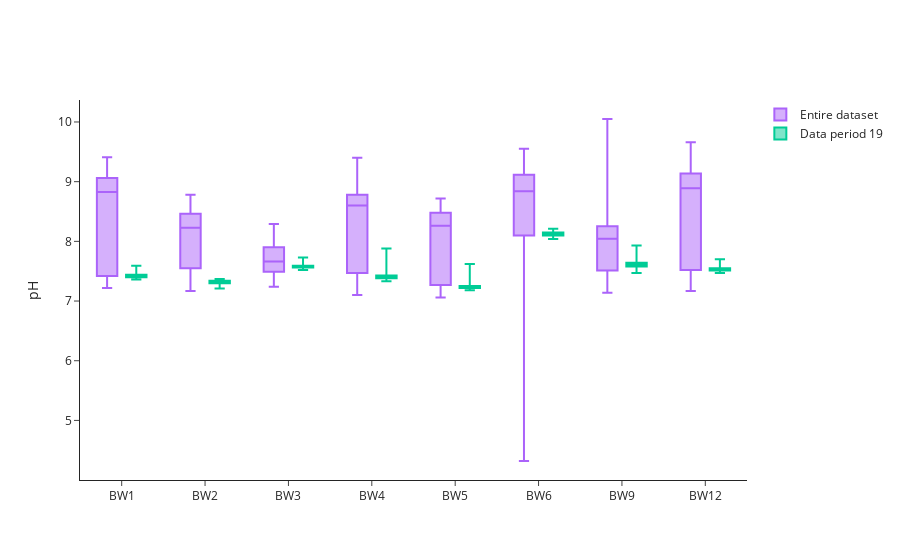

Notebook code cell kept with this figure:
### Markdown cell above
pH comparison between data period and entire dataset (2021-2024).

### Code cell
ph_df = wq_df[(wq_df['data_type'] == 'ph')].dropna(subset=['mean'])
ph_df.loc[(ph_df['mean'] < 4) | (ph_df['mean'] > 11), 'mean'] = np.nan
ph_period_stats = ph_df.groupby('bwfl_id')['mean'].describe(percentiles=[.01, .10, .25, .50, .75, .90, .99])
ph_dataset_stats = get_sensor_stats('ph', ph_df['bwfl_id'].unique())

fig = go.Figure()

for i, bwfl_id in enumerate(ph_dataset_stats.index):
    stats = ph_dataset_stats.loc[bwfl_id]

    if stats['count'] != 0:
        fig.add_trace(go.Box(
            x=[bwfl_id],
            lowerfence=[stats['min']],
            q1=[stats['25%']],
            median=[stats['50%']],
            q3=[stats['75%']],
            upperfence=[stats['max']],
            name='Entire dataset',
            marker_color=default_colors[3],
            boxpoints=False,
            offsetgroup='temp_dataset_stats',
            showlegend=(i == 0)
        ))

for i, bwfl_id in enumerate(ph_period_stats.index):
    stats = ph_period_stats.loc[bwfl_id]

    if stats['count'] != 0:
        fig.add_trace(go.Box(
            x=[bwfl_id],
            lowerfence=[stats['min']],
            q1=[stats['25%']],
            median=[stats['50%']],
            q3=[stats['75%']],
            upperfence=[stats['max']],
            name=f'Data period {str(data_period).zfill(2)}',
            marker_color=default_colors[2],
            boxpoints=False,
            offsetgroup='temp_period_stats',
            showlegend=(i == 0)
        ))

fig.update_layout(
    yaxis_title='pH',
    xaxis_title='',
    xaxis=dict(
        tickmode='array',
        tickvals=sorted(ph_df['bwfl_id'].unique(), key=lambda x: int(x[2:])),
        ticktext=sorted(ph_df['bwfl_id'].unique(), key=lambda x: int(x[2:])),
        categoryorder='array',
        categoryarray=sorted(ph_df['bwfl_id'].unique(), key=lambda x: int(x[2:]))
    ),
    legend_title_text='',
    template='simple_white',
    boxmode='group',
    height=450,
)

fig.show()

### Figure 1 — Plotly figure (JSON) as saved in the notebook; plotly's stock layout.template omitted (floating-point values rounded to 4 significant figures)
{"data": [{"boxpoints": false, "lowerfence": [7.22], "marker": {"color": "#AB63FA"}, "median": [8.827], "name": "Entire dataset", "offsetgroup": "temp_dataset_stats", "q1": [7.42], "q3": [9.06], "showlegend": true, "type": "box", "upperfence": [9.41], "x": ["BW1"]}, {"boxpoints": false, "lowerfence": [7.17], "marker": {"color": "#AB63FA"}, "median": [8.89], "name": "Entire dataset", "offsetgroup": "temp_dataset_stats", "q1": [7.52], "q3": [9.137], "showlegend": false, "type": "box", "upperfence": [9.66], "x": ["BW12"]}, {"boxpoints": false, "lowerfence": [7.17], "marker": {"color": "#AB63FA"}, "median": [8.23], "name": "Entire dataset", "offsetgroup": "temp_dataset_stats", "q1": [7.55], "q3": [8.463], "showlegend": false, "type": "box", "upperfence": [8.78], "x": ["BW2"]}, {"boxpoints": false, "lowerfence": [7.24], "marker": {"color": "#AB63FA"}, "median": [7.663], "name": "Entire dataset", "offsetgroup": "temp_dataset_stats", "q1": [7.49], "q3": [7.9], "showlegend": false, "type": "box", "upperfence": [8.29], "x": ["BW3"]}, {"boxpoints": false, "lowerfence": [7.1], "marker": {"color": "#AB63FA"}, "median": [8.6], "name": "Entire dataset", "offsetgroup": "temp_dataset_stats", "q1": [7.47], "q3": [8.78], "showlegend": false, "type": "box", "upperfence": [9.4], "x": ["BW4"]}, {"boxpoints": false, "lowerfence": [7.06], "marker": {"color": "#AB63FA"}, "median": [8.26], "name": "Entire dataset", "offsetgroup": "temp_dataset_stats", "q1": [7.27], "q3": [8.48], "showlegend": false, "type": "box", "upperfence": [8.72], "x": ["BW5"]}, {"boxpoints": false, "lowerfence": [4.32], "marker": {"color": "#AB63FA"}, "median": [8.84], "name": "Entire dataset", "offsetgroup": "temp_dataset_stats", "q1": [8.1], "q3": [9.117], "showlegend": false, "type": "box", "upperfence": [9.55], "x": ["BW6"]}, {"boxpoints": false, "lowerfence": [7.14], "marker": {"color": "#AB63FA"}, "median": [8.042], "name": "Entire dataset", "offsetgroup": "temp_dataset_stats", "q1": [7.51], "q3": [8.254], "showlegend": false, "type": "box", "upperfence": [10.05], "x": ["BW9"]}, {"boxpoints": false, "lowerfence": [7.36], "marker": {"color": "#00CC96"}, "median": [7.42], "name": "Data period 19", "offsetgroup": "temp_period_stats", "q1": [7.4], "q3": [7.44], "showlegend": true, "type": "box", "upperfence": [7.59], "x": ["BW1"]}, {"boxpoints": false, "lowerfence": [7.47], "marker": {"color": "#00CC96"}, "median": [7.53], "name": "Data period 19", "offsetgroup": "temp_period_stats", "q1": [7.51], "q3": [7.55], "showlegend": false, "type": "box", "upperfence": [7.7], "x": ["BW12"]}, {"boxpoints": false, "lowerfence": [7.21], "marker": {"color": "#00CC96"}, "median": [7.32], "name": "Data period 19", "offsetgroup": "temp_period_stats", "q1": [7.3], "q3": [7.34], "showlegend": false, "type": "box", "upperfence": [7.37], "x": ["BW2"]}, {"boxpoints": false, "lowerfence": [7.52], "marker": {"color": "#00CC96"}, "median": [7.57], "name": "Data period 19", "offsetgroup": "temp_period_stats", "q1": [7.56], "q3": [7.59], "showlegend": false, "type": "box", "upperfence": [7.73], "x": ["BW3"]}, {"boxpoints": false, "lowerfence": [7.33], "marker": {"color": "#00CC96"}, "median": [7.41], "name": "Data period 19", "offsetgroup": "temp_period_stats", "q1": [7.38], "q3": [7.43], "showlegend": false, "type": "box", "upperfence": [7.88], "x": ["BW4"]}, {"boxpoints": false, "lowerfence": [7.18], "marker": {"color": "#00CC96"}, "median": [7.23], "name": "Data period 19", "offsetgroup": "temp_period_stats", "q1": [7.22], "q3": [7.25], "showlegend": false, "type": "box", "upperfence": [7.62], "x": ["BW5"]}, {"boxpoints": false, "lowerfence": [8.04], "marker": {"color": "#00CC96"}, "median": [8.13], "name": "Data period 19", "offsetgroup": "temp_period_stats", "q1": [8.1], "q3": [8.15], "showlegend": false, "type": "box", "upperfence": [8.21], "x": ["BW6"]}, {"boxpoints": false, "lowerfence": [7.47], "marker": {"color": "#00CC96"}, "median": [7.61], "name": "Data period 19", "offsetgroup": "temp_period_stats", "q1": [7.58], "q3": [7.64], "showlegend": false, "type": "box", "upperfence": [7.93], "x": ["BW9"]}], "layout": {"autosize": true, "boxmode": "group", "legend": {"title": {"text": ""}}, "xaxis": {"autorange": true, "categoryarray": ["BW1", "BW2", "BW3", "BW4", "BW5", "BW6", "BW9", "BW12"], "categoryorder": "array", "range": [-0.5, 7.5], "tickmode": "array", "ticktext": ["BW1", "BW2", "BW3", "BW4", "BW5", "BW6", "BW9", "BW12"], "tickvals": ["BW1", "BW2", "BW3", "BW4", "BW5", "BW6", "BW9", "BW12"], "title": {"text": ""}, "type": "category"}, "yaxis": {"autorange": true, "range": [4.002, 10.37], "title": {"text": "pH"}}}}
